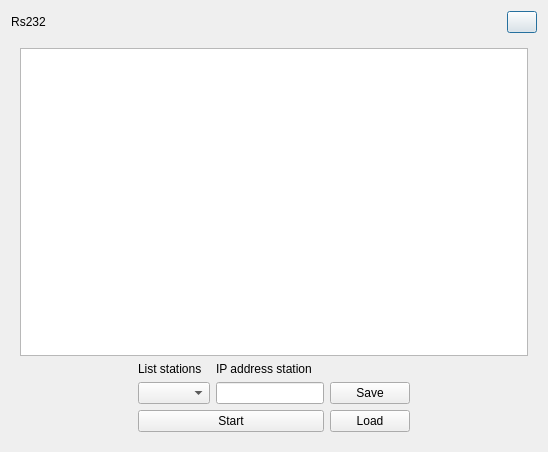
<?xml version="1.0" encoding="UTF-8"?>
<ui version="4.0">
 <class>ServiceViewDialog</class>
 <widget class="QDialog" name="ServiceViewDialog">
  <property name="geometry">
   <rect>
    <x>0</x>
    <y>0</y>
    <width>548</width>
    <height>452</height>
   </rect>
  </property>
  <property name="windowTitle">
   <string>Rs232</string>
  </property>
  <layout class="QGridLayout" name="gridLayout_3">
   <item row="0" column="0">
    <layout class="QHBoxLayout" name="horizontalLayout_2">
     <property name="spacing">
      <number>0</number>
     </property>
     <item>
      <widget class="QLabel" name="l_title">
       <property name="text">
        <string>Rs232</string>
       </property>
       <property name="alignment">
        <set>Qt::AlignCenter</set>
       </property>
      </widget>
     </item>
     <item>
      <spacer name="horizontalSpacer_3">
       <property name="orientation">
        <enum>Qt::Horizontal</enum>
       </property>
       <property name="sizeHint" stdset="0">
        <size>
         <width>40</width>
         <height>20</height>
        </size>
       </property>
      </spacer>
     </item>
     <item>
      <widget class="QPushButton" name="b_close">
       <property name="maximumSize">
        <size>
         <width>30</width>
         <height>30</height>
        </size>
       </property>
       <property name="cursor">
        <cursorShape>PointingHandCursor</cursorShape>
       </property>
       <property name="layoutDirection">
        <enum>Qt::RightToLeft</enum>
       </property>
       <property name="text">
        <string/>
       </property>
      </widget>
     </item>
    </layout>
   </item>
   <item row="1" column="0">
    <widget class="QWidget" name="DialogContainer" native="true">
     <layout class="QGridLayout" name="gridLayout_2">
      <item row="0" column="0" colspan="4">
       <widget class="QTableView" name="tableView_msg"/>
      </item>
      <item row="1" column="0">
       <spacer name="horizontalSpacer">
        <property name="orientation">
         <enum>Qt::Horizontal</enum>
        </property>
        <property name="sizeHint" stdset="0">
         <size>
          <width>80</width>
          <height>20</height>
         </size>
        </property>
       </spacer>
      </item>
      <item row="1" column="1" rowspan="2">
       <layout class="QGridLayout" name="gridLayout">
        <item row="0" column="0">
         <layout class="QVBoxLayout" name="verticalLayout_2">
          <item>
           <widget class="QLabel" name="l_liststations">
            <property name="text">
             <string>List stations</string>
            </property>
           </widget>
          </item>
          <item>
           <widget class="QComboBox" name="cb_liststations"/>
          </item>
         </layout>
        </item>
        <item row="0" column="1">
         <layout class="QVBoxLayout" name="verticalLayout_3">
          <item>
           <widget class="QLabel" name="l_ipstation">
            <property name="text">
             <string>IP address station</string>
            </property>
           </widget>
          </item>
          <item>
           <widget class="QLineEdit" name="le_ipstation">
            <property name="readOnly">
             <bool>true</bool>
            </property>
           </widget>
          </item>
         </layout>
        </item>
        <item row="1" column="0" colspan="2">
         <widget class="QPushButton" name="b_start">
          <property name="cursor">
           <cursorShape>PointingHandCursor</cursorShape>
          </property>
          <property name="text">
           <string>Start</string>
          </property>
         </widget>
        </item>
       </layout>
      </item>
      <item row="1" column="2" rowspan="2">
       <layout class="QVBoxLayout" name="verticalLayout">
        <item>
         <spacer name="verticalSpacer">
          <property name="orientation">
           <enum>Qt::Vertical</enum>
          </property>
          <property name="sizeHint" stdset="0">
           <size>
            <width>20</width>
            <height>18</height>
           </size>
          </property>
         </spacer>
        </item>
        <item>
         <widget class="QPushButton" name="b_savelog">
          <property name="cursor">
           <cursorShape>PointingHandCursor</cursorShape>
          </property>
          <property name="text">
           <string>Save</string>
          </property>
         </widget>
        </item>
        <item>
         <widget class="QPushButton" name="b_loadlog">
          <property name="cursor">
           <cursorShape>PointingHandCursor</cursorShape>
          </property>
          <property name="text">
           <string>Load</string>
          </property>
         </widget>
        </item>
       </layout>
      </item>
      <item row="2" column="3">
       <spacer name="horizontalSpacer_2">
        <property name="orientation">
         <enum>Qt::Horizontal</enum>
        </property>
        <property name="sizeHint" stdset="0">
         <size>
          <width>79</width>
          <height>20</height>
         </size>
        </property>
       </spacer>
      </item>
     </layout>
    </widget>
   </item>
  </layout>
 </widget>
 <resources/>
 <connections>
  <connection>
   <sender>b_close</sender>
   <signal>clicked()</signal>
   <receiver>ServiceViewDialog</receiver>
   <slot>close()</slot>
   <hints>
    <hint type="sourcelabel">
     <x>346</x>
     <y>28</y>
    </hint>
    <hint type="destinationlabel">
     <x>188</x>
     <y>183</y>
    </hint>
   </hints>
  </connection>
 </connections>
</ui>
